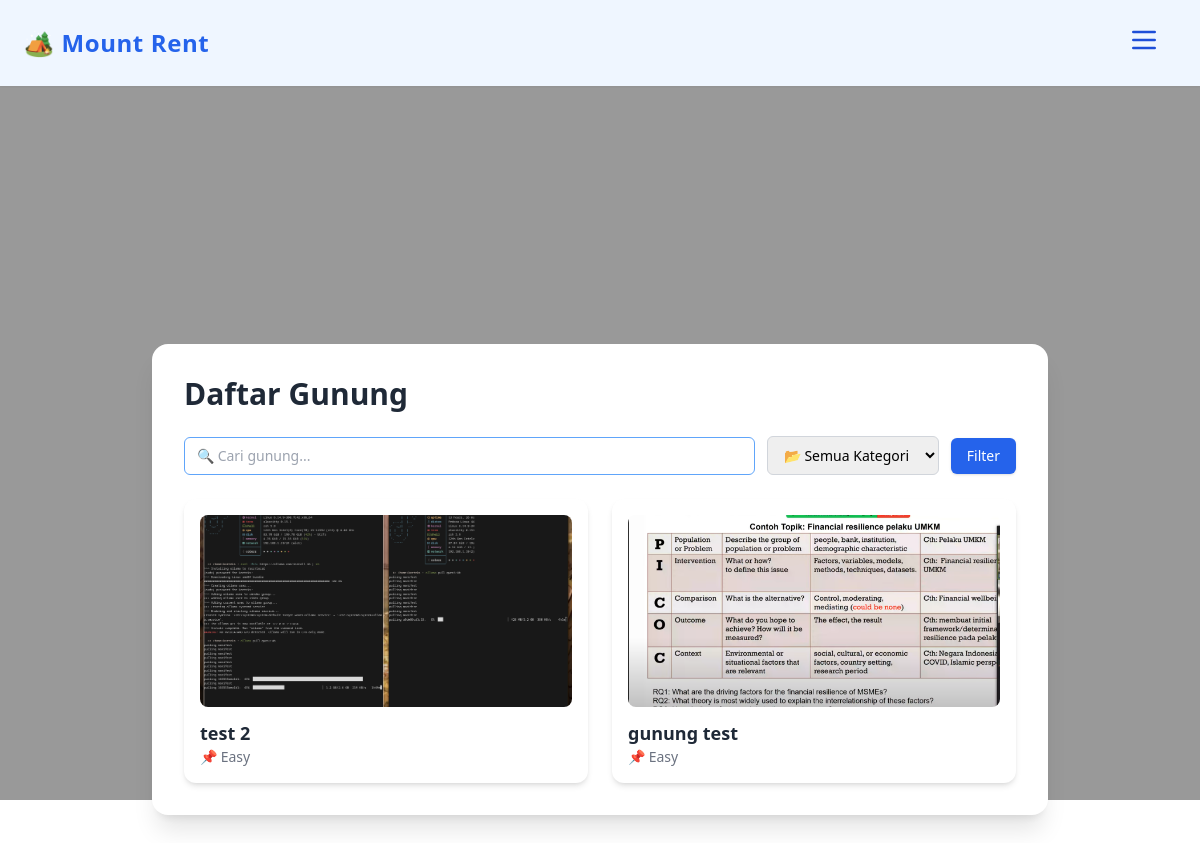
The page /gunung/ on the database its author committed.
### gunung/models.py (models this page shows, shortened)
class Gunung(models.Model):
    nama = models.CharField(max_length=100)
    slug = models.SlugField(unique=True, blank=True)
    deskripsi = RichTextUploadingField()
    foto = models.ImageField(upload_to='foto_gunung/')
    kategori = models.CharField(max_length=10, choices=KATEGORI_CHOICES)
    template_file = models.FileField(upload_to='template_gunung/', blank=True, null=True)
    created_at = models.DateTimeField(auto_now_add=True)
    views = models.IntegerField(default=0)

### gunung/views.py (the view)
# urls.py: path('gunung/', daftar_gunung, name='daftar'),
def daftar_gunung(request):
    query = request.GET.get('q')
    kategori = request.GET.get('kategori')
    gunung_list = Gunung.objects.all()
    if query:
        gunung_list = gunung_list.filter(nama__icontains=query)
    if kategori in ['easy', 'medium', 'hard']:
        gunung_list = gunung_list.filter(kategori=kategori)
    context = {
        'gunung_list': gunung_list,
        'kategori': kategori,
        'query': query
    }
    return render(request, 'gunung/daftar.html', context)

### gunung/templates/gunung/daftar.html (shortened to what this page needs)
{% extends 'base.html' %}
{% load static %}
{% block content %}
<section class="fixed top-0 left-0 w-full h-screen -z-10"
  x-data="{ currentSlide: 0, slides: [
    '{% static 'images/bg-hero1.jpg' %}',
    '{% static 'images/bg-hero2.jpg' %}',
    '{% static 'images/bg-hero3.jpg' %}'
  ] }"
  x-init="setInterval(() => currentSlide = (currentSlide + 1) % slides.length, 5000)">
</section>
<section class="relative z-10 py-32 px-5 mt-32">
  <div class="max-w-4xl mx-auto bg-white rounded-2xl shadow-xl p-8">
    <h1 class="text-3xl font-bold text-gray-800 mb-6">Daftar Gunung</h1>
    <form method="get" class="flex flex-wrap gap-3 items-center mb-6">
      <input type="text" name="q" placeholder="🔍 Cari gunung..." value="{{ query|default_if_none:'' }}"
        class="flex-1 min-w-[150px] border border-blue-400 focus:ring-2 focus:ring-blue-400 focus:border-blue-400 rounded-md px-3 py-2 text-sm outline-none" />
      <select name="kategori" class="border border-gray-300 px-3 py-2 rounded-md focus:ring focus:ring-blue-300 text-sm">
        <option value="">📂 Semua Kategori</option>
      </select>
      <button class="bg-blue-600 hover:bg-blue-700 text-white px-4 py-2 rounded-md text-sm font-medium shadow">
        Filter
      </button>
    </form>
    <div class="grid grid-cols-1 sm:grid-cols-2 gap-6">
      {% for gunung in gunung_list %}
        <a href="{% url 'gunung:detail' gunung.slug %}" class="block bg-white hover:bg-gray-50 p-4 rounded-xl shadow-md hover:shadow-lg transition duration-300">
          <img src="{{ gunung.foto.url }}" alt="{{ gunung.nama }}"
               class="w-full h-48 object-cover rounded-lg mb-3">
          <h2 class="text-lg font-semibold text-gray-800">{{ gunung.nama }}</h2>
          <p class="text-sm text-gray-500 capitalize">📌 {{ gunung.kategori }}</p>
        </a>
      {% empty %}
        <p class="text-gray-600">Tidak ada gunung ditemukan.</p>
      {% endfor %}
    </div>
  </div>
</section>
{% endblock %}

### templates/navbar.html (style rules this page uses)
body { padding-top: 5.5rem; }

### rows shown on the page
Gunung: foto (picture), nama "test 2", kategori "Easy"
Gunung: foto (picture), nama "gunung test", kategori "Easy"
